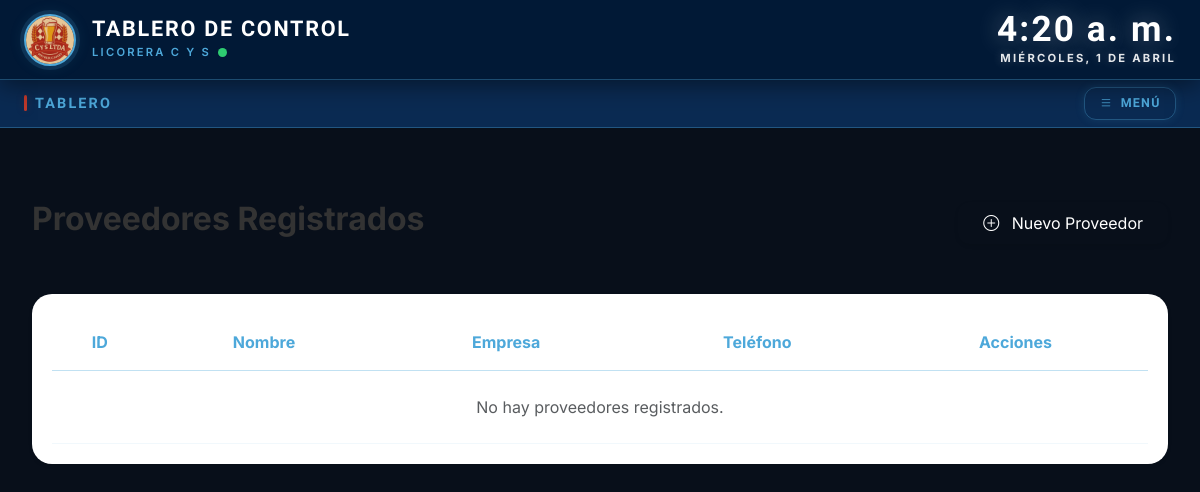
The app's page /proveedores/, older data.
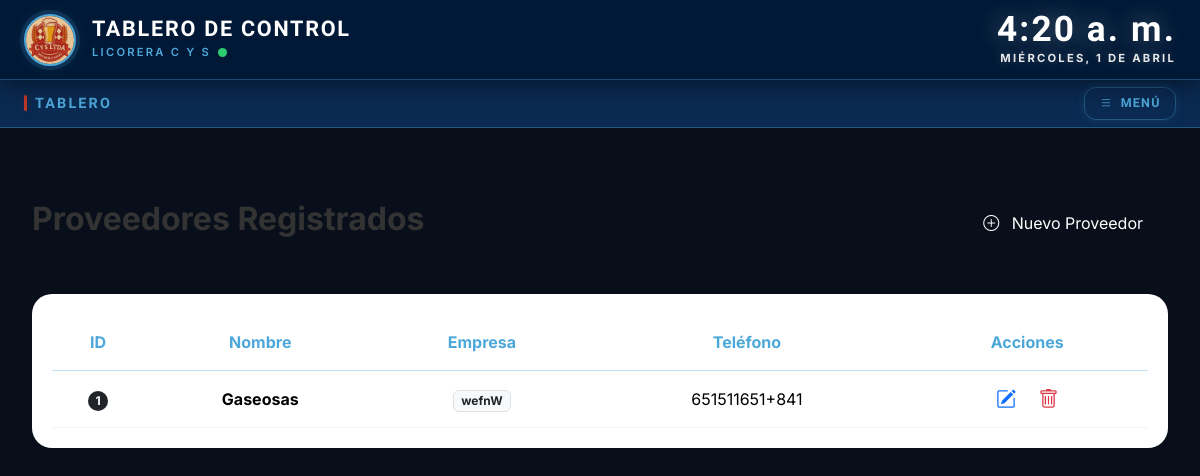
The same page, newer data.
### proveedores/models.py (models this page shows, shortened)
class Proveedor(models.Model):
    nombre = models.CharField(max_length=100)
    telefono = models.CharField(max_length=20)
    empresa = models.CharField(max_length=100)
    correo = models.EmailField()

### proveedores/views.py (the view)
# urls.py: path('', views.inicio_proveedores, name='proveedores'),
def inicio_proveedores(request):
    if request.method == 'POST':
        form = ProveedorForm(request.POST)
        if form.is_valid():
            form.save() # Aquí se guarda el proveedor
            return redirect('proveedores') # Esto refresca la página
    else:
        form = ProveedorForm()
    proveedores = Proveedor.objects.all()
    context={
        'form': form,
        'proveedores': proveedores
    }
    return render(request,'proveedor.html', context)

### licorera/context_processors.py (called while the page is built)
def datos_globales(request):
    return {
        "total_productos": Producto.objects.count(),
        "stock_critico": Producto.objects.filter(cantidad_disponible__lte=5).count(),
        "total_categorias": Categoria.objects.count()
    }

### proveedores/templates/proveedor.html (shortened to what this page needs)
{% extends "base.html" %}
{% load static %}
{% load crispy_forms_tags %}
{% block content %}
<section class="container-fluid px-4">
    <div class="d-flex justify-content-between align-items-center mb-5 pt-5">
        <h2 class="fw-bold" style="color: #333;">Proveedores Registrados</h2>
        <button type="button" class="btn text-white px-4 py-2 shadow-sm"
                style="background-color: var(--sasa-rojo); border-radius: 12px;"
                data-bs-toggle="modal" data-bs-target="#modalProveedor">
            <i class="bi bi-plus-circle me-2"></i> Nuevo Proveedor
        </button>
    </div>
    <div class="card-sasa border-0 shadow-sm" style="background: white; border-radius: 20px; padding: 20px;">
        <div class="table-responsive">
            <table class="table table-hover align-middle text-center mb-0">
                <thead style="background-color: var(--sasa-rojo); color: white;">
                    <tr>
                        <th class="py-3" style="border-radius: 15px 0 0 0;">ID</th>
                        <th class="py-3">Nombre</th>
                        <th class="py-3">Empresa</th>
                        <th class="py-3">Teléfono</th>
                        <th class="py-3" style="border-radius: 0 15px 0 0;">Acciones</th>
                    </tr>
                </thead>
                <tbody>
                    {% for proveedor in proveedores %}
                    <tr>
                        <td><span class="badge bg-dark rounded-pill">{{ proveedor.id }}</span></td>
                        <td class="fw-bold">{{ proveedor.nombre }}</td>
                        <td><span class="badge bg-light text-dark border">{{ proveedor.empresa }}</span></td>
                        <td>{{ proveedor.telefono }}</td>
                        <td>
                             <button class="btn btn-sm text-primary fs-5"><i class="bi bi-pencil-square"></i></button>
                             <button class="btn btn-sm text-danger fs-5"><i class="bi bi-trash"></i></button>
                        </td>
                    </tr>
                    {% empty %}
                    <tr>
                        <td colspan="5" class="text-muted py-4">No hay proveedores registrados.</td>
                    </tr>
                    {% endfor %}
                </tbody>
            </table>
        </div>
    </div>
</section>
{% endblock content %}

Row changes from the older to the newer data that the page shows:
added Proveedor: id "1", nombre "Gaseosas", empresa "wefnW", telefono "651511651+841"
Text that changed along with them:
text no longer shown: "No hay proveedores registrados."
